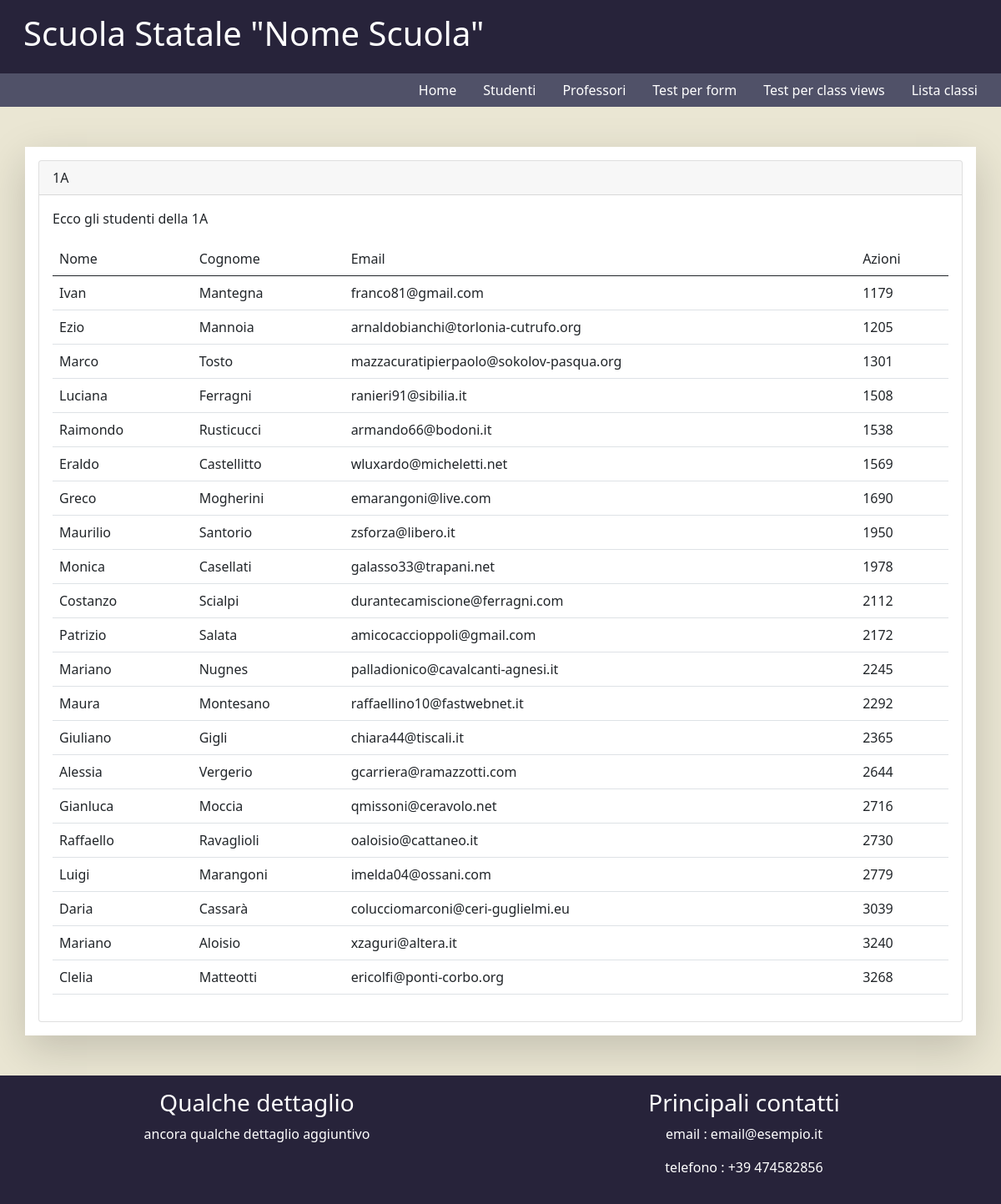
Page /class_classe/81 on the committed database.
### registro_scolastico/models.py (models this page shows, shortened)
class Aula(models.Model):
    import string
    ANNI_CHOICES = [[1, '1'], [2, '2'], [3, '3'], [4, '4'], [5, '5']]
    SEZIONI_CHOICES = [(i,i) for i in list(string.ascii_uppercase)]
    sezione = models.CharField(max_length=1, verbose_name='Sezione', choices=SEZIONI_CHOICES)
    anno = models.IntegerField(verbose_name='Anno', choices=ANNI_CHOICES)
    class Meta:
        verbose_name_plural = "Aule"
    def __str__(self):
        return str(self.anno)+str(self.sezione)

class Studente(models.Model):
    nome = models.CharField(max_length=100, verbose_name='nome', help_text='nome dello studente', blank=False, null=True)
    cognome = models.CharField(max_length=100, verbose_name='cognome', help_text='cognome dello studente', blank=False, null=True)
    email = models.EmailField(verbose_name='indirizzo email', help_text='contatto mail dello studente', blank=False, null=True)
    competenze = models.ManyToManyField('registro_scolastico.Materia', related_name='insegnato_a')
    classe = models.ForeignKey('registro_scolastico.Aula', related_name='alunni', on_delete=models.SET_NULL, blank=True, null=True)
    class Meta:
        verbose_name_plural = "Studenti"

### registro_scolastico/views.py (the view)
# urls.py: path('class_classe/<pk>', views.DettaglioClasse.as_view(), name="dett-classe"),
class DettaglioClasse(DetailView):
    model = Aula

### templates/registro_scolastico/aula_detail.html
{%  extends "base.html" %}
{% load static %}
{% block mybody %}
    <div class="card">
        <div class="card-header">{{ aula.anno }}{{ aula.sezione }}</div>
        <div class="card-body">
        <p>Ecco gli studenti della {{ aula }}</p>
            <div class="table-responsive">
                <table class="table">
                    <thead>
                    <tr>
                        <td>Nome</td>
                        <td>Cognome</td>
                        <td>Email</td>
                        <td>Azioni</td>
                    </tr>
                    </thead>
                    <tbody>
                    {% for stud in aula.alunni.all %}
                    <tr>
                        <td>{{ stud.nome }}</td>
                        <td>{{ stud.cognome }}</td>
                        <td>{{ stud.email }}</td>
                        <td>{{ stud.id }}</td>
                    </tr>
                    {%  endfor %}
                    </tbody>
                </table>
            </div>
        </div>
    </div>
{% endblock %}

### registro_scolastico/static/css/mystyle.css (style rules this page uses)
body { background-color: #eae6d3; }

### rows in the picture
Aula: anno "1", sezione "A", anno+sezione "1A"
Studente: nome "Ivan", cognome "Mantegna", email "franco81@gmail.com", id "1179"
Studente: nome "Ezio", cognome "Mannoia", email "arnaldobianchi@torlonia-cutrufo.org", id "1205"
Studente: nome "Marco", cognome "Tosto", email "mazzacuratipierpaolo@sokolov-pasqua.org", id "1301"
Studente: nome "Luciana", cognome "Ferragni", email "ranieri91@sibilia.it", id "1508"
Studente: nome "Raimondo", cognome "Rusticucci", email "armando66@bodoni.it", id "1538"
Studente: nome "Eraldo", cognome "Castellitto", email "wluxardo@micheletti.net", id "1569"
Studente: nome "Greco", cognome "Mogherini", email "emarangoni@live.com", id "1690"
Studente: nome "Maurilio", cognome "Santorio", email "zsforza@libero.it", id "1950"
Studente: nome "Monica", cognome "Casellati", email "galasso33@trapani.net", id "1978"
Studente: nome "Costanzo", cognome "Scialpi", email "durantecamiscione@ferragni.com", id "2112"
Studente: nome "Patrizio", cognome "Salata", email "amicocaccioppoli@gmail.com", id "2172"
Studente: nome "Mariano", cognome "Nugnes", email "palladionico@cavalcanti-agnesi.it", id "2245"
Studente: nome "Maura", cognome "Montesano", email "raffaellino10@fastwebnet.it", id "2292"
Studente: nome "Giuliano", cognome "Gigli", email "chiara44@tiscali.it", id "2365"
Studente: nome "Alessia", cognome "Vergerio", email "gcarriera@ramazzotti.com", id "2644"
Studente: nome "Gianluca", cognome "Moccia", email "qmissoni@ceravolo.net", id "2716"
Studente: nome "Raffaello", cognome "Ravaglioli", email "oaloisio@cattaneo.it", id "2730"
Studente: nome "Luigi", cognome "Marangoni", email "imelda04@ossani.com", id "2779"
Studente: nome "Daria", cognome "Cassarà", email "colucciomarconi@ceri-guglielmi.eu", id "3039"
Studente: nome "Mariano", cognome "Aloisio", email "xzaguri@altera.it", id "3240"
Studente: nome "Clelia", cognome "Matteotti", email "ericolfi@ponti-corbo.org", id "3268"
